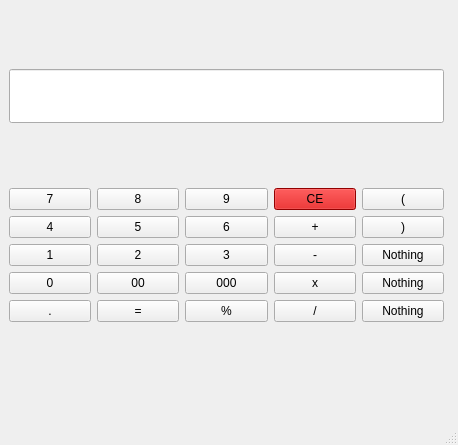
<?xml version="1.0" encoding="UTF-8"?>
<ui version="4.0">
 <class>MainWindow</class>
 <widget class="QMainWindow" name="MainWindow">
  <property name="geometry">
   <rect>
    <x>0</x>
    <y>0</y>
    <width>458</width>
    <height>445</height>
   </rect>
  </property>
  <property name="windowTitle">
   <string>Calculator</string>
  </property>
  <widget class="QWidget" name="centralwidget">
   <widget class="QWidget" name="verticalLayoutWidget">
    <property name="geometry">
     <rect>
      <x>9</x>
      <y>10</y>
      <width>435</width>
      <height>371</height>
     </rect>
    </property>
    <layout class="QVBoxLayout" name="verticalLayout">
     <item>
      <widget class="QLineEdit" name="lineEdit">
       <property name="font">
        <font>
         <pointsize>30</pointsize>
         <italic>false</italic>
        </font>
       </property>
       <property name="layoutDirection">
        <enum>Qt::RightToLeft</enum>
       </property>
       <property name="echoMode">
        <enum>QLineEdit::Normal</enum>
       </property>
      </widget>
     </item>
     <item>
      <layout class="QGridLayout" name="gridLayout">
       <item row="3" column="0">
        <widget class="QPushButton" name="btn_0">
         <property name="text">
          <string>0</string>
         </property>
        </widget>
       </item>
       <item row="4" column="3">
        <widget class="QPushButton" name="btn_div">
         <property name="text">
          <string> / </string>
         </property>
        </widget>
       </item>
       <item row="3" column="2">
        <widget class="QPushButton" name="btn_000">
         <property name="text">
          <string>000</string>
         </property>
        </widget>
       </item>
       <item row="1" column="1">
        <widget class="QPushButton" name="btn_5">
         <property name="text">
          <string>5</string>
         </property>
        </widget>
       </item>
       <item row="2" column="2">
        <widget class="QPushButton" name="btn_3">
         <property name="text">
          <string>3</string>
         </property>
        </widget>
       </item>
       <item row="3" column="1">
        <widget class="QPushButton" name="btn_00">
         <property name="text">
          <string>00</string>
         </property>
        </widget>
       </item>
       <item row="4" column="2">
        <widget class="QPushButton" name="btn_mod">
         <property name="text">
          <string> % </string>
         </property>
        </widget>
       </item>
       <item row="2" column="1">
        <widget class="QPushButton" name="btn_2">
         <property name="text">
          <string>2</string>
         </property>
        </widget>
       </item>
       <item row="0" column="2">
        <widget class="QPushButton" name="btn_9">
         <property name="text">
          <string>9</string>
         </property>
        </widget>
       </item>
       <item row="3" column="3">
        <widget class="QPushButton" name="btn_mult">
         <property name="text">
          <string> x </string>
         </property>
        </widget>
       </item>
       <item row="4" column="0">
        <widget class="QPushButton" name="btn_dot">
         <property name="text">
          <string>.</string>
         </property>
        </widget>
       </item>
       <item row="2" column="3">
        <widget class="QPushButton" name="btn_minus">
         <property name="text">
          <string> - </string>
         </property>
        </widget>
       </item>
       <item row="1" column="0">
        <widget class="QPushButton" name="btn_4">
         <property name="text">
          <string>4</string>
         </property>
        </widget>
       </item>
       <item row="1" column="3">
        <widget class="QPushButton" name="btn_plus">
         <property name="text">
          <string> + </string>
         </property>
        </widget>
       </item>
       <item row="0" column="3">
        <widget class="QPushButton" name="btn_cancel">
         <property name="palette">
          <palette>
           <active>
            <colorrole role="WindowText">
             <brush brushstyle="SolidPattern">
              <color alpha="255">
               <red>0</red>
               <green>0</green>
               <blue>0</blue>
              </color>
             </brush>
            </colorrole>
            <colorrole role="Button">
             <brush brushstyle="SolidPattern">
              <color alpha="255">
               <red>204</red>
               <green>0</green>
               <blue>0</blue>
              </color>
             </brush>
            </colorrole>
            <colorrole role="Light">
             <brush brushstyle="SolidPattern">
              <color alpha="255">
               <red>255</red>
               <green>51</green>
               <blue>51</blue>
              </color>
             </brush>
            </colorrole>
            <colorrole role="Midlight">
             <brush brushstyle="SolidPattern">
              <color alpha="255">
               <red>229</red>
               <green>25</green>
               <blue>25</blue>
              </color>
             </brush>
            </colorrole>
            <colorrole role="Dark">
             <brush brushstyle="SolidPattern">
              <color alpha="255">
               <red>102</red>
               <green>0</green>
               <blue>0</blue>
              </color>
             </brush>
            </colorrole>
            <colorrole role="Mid">
             <brush brushstyle="SolidPattern">
              <color alpha="255">
               <red>136</red>
               <green>0</green>
               <blue>0</blue>
              </color>
             </brush>
            </colorrole>
            <colorrole role="Text">
             <brush brushstyle="SolidPattern">
              <color alpha="255">
               <red>0</red>
               <green>0</green>
               <blue>0</blue>
              </color>
             </brush>
            </colorrole>
            <colorrole role="BrightText">
             <brush brushstyle="SolidPattern">
              <color alpha="255">
               <red>255</red>
               <green>255</green>
               <blue>255</blue>
              </color>
             </brush>
            </colorrole>
            <colorrole role="ButtonText">
             <brush brushstyle="SolidPattern">
              <color alpha="255">
               <red>0</red>
               <green>0</green>
               <blue>0</blue>
              </color>
             </brush>
            </colorrole>
            <colorrole role="Base">
             <brush brushstyle="SolidPattern">
              <color alpha="255">
               <red>255</red>
               <green>255</green>
               <blue>255</blue>
              </color>
             </brush>
            </colorrole>
            <colorrole role="Window">
             <brush brushstyle="SolidPattern">
              <color alpha="255">
               <red>204</red>
               <green>0</green>
               <blue>0</blue>
              </color>
             </brush>
            </colorrole>
            <colorrole role="Shadow">
             <brush brushstyle="SolidPattern">
              <color alpha="255">
               <red>0</red>
               <green>0</green>
               <blue>0</blue>
              </color>
             </brush>
            </colorrole>
            <colorrole role="AlternateBase">
             <brush brushstyle="SolidPattern">
              <color alpha="255">
               <red>229</red>
               <green>127</green>
               <blue>127</blue>
              </color>
             </brush>
            </colorrole>
            <colorrole role="ToolTipBase">
             <brush brushstyle="SolidPattern">
              <color alpha="255">
               <red>255</red>
               <green>255</green>
               <blue>220</blue>
              </color>
             </brush>
            </colorrole>
            <colorrole role="ToolTipText">
             <brush brushstyle="SolidPattern">
              <color alpha="255">
               <red>0</red>
               <green>0</green>
               <blue>0</blue>
              </color>
             </brush>
            </colorrole>
            <colorrole role="PlaceholderText">
             <brush brushstyle="SolidPattern">
              <color alpha="128">
               <red>0</red>
               <green>0</green>
               <blue>0</blue>
              </color>
             </brush>
            </colorrole>
           </active>
           <inactive>
            <colorrole role="WindowText">
             <brush brushstyle="SolidPattern">
              <color alpha="255">
               <red>0</red>
               <green>0</green>
               <blue>0</blue>
              </color>
             </brush>
            </colorrole>
            <colorrole role="Button">
             <brush brushstyle="SolidPattern">
              <color alpha="255">
               <red>204</red>
               <green>0</green>
               <blue>0</blue>
              </color>
             </brush>
            </colorrole>
            <colorrole role="Light">
             <brush brushstyle="SolidPattern">
              <color alpha="255">
               <red>255</red>
               <green>51</green>
               <blue>51</blue>
              </color>
             </brush>
            </colorrole>
            <colorrole role="Midlight">
             <brush brushstyle="SolidPattern">
              <color alpha="255">
               <red>229</red>
               <green>25</green>
               <blue>25</blue>
              </color>
             </brush>
            </colorrole>
            <colorrole role="Dark">
             <brush brushstyle="SolidPattern">
              <color alpha="255">
               <red>102</red>
               <green>0</green>
               <blue>0</blue>
              </color>
             </brush>
            </colorrole>
            <colorrole role="Mid">
             <brush brushstyle="SolidPattern">
              <color alpha="255">
               <red>136</red>
               <green>0</green>
               <blue>0</blue>
              </color>
             </brush>
            </colorrole>
            <colorrole role="Text">
             <brush brushstyle="SolidPattern">
              <color alpha="255">
               <red>0</red>
               <green>0</green>
               <blue>0</blue>
              </color>
             </brush>
            </colorrole>
            <colorrole role="BrightText">
             <brush brushstyle="SolidPattern">
              <color alpha="255">
               <red>255</red>
               <green>255</green>
               <blue>255</blue>
              </color>
             </brush>
            </colorrole>
            <colorrole role="ButtonText">
             <brush brushstyle="SolidPattern">
              <color alpha="255">
               <red>0</red>
               <green>0</green>
               <blue>0</blue>
              </color>
             </brush>
            </colorrole>
            <colorrole role="Base">
             <brush brushstyle="SolidPattern">
              <color alpha="255">
               <red>255</red>
               <green>255</green>
               <blue>255</blue>
              </color>
             </brush>
            </colorrole>
            <colorrole role="Window">
             <brush brushstyle="SolidPattern">
              <color alpha="255">
               <red>204</red>
               <green>0</green>
               <blue>0</blue>
              </color>
             </brush>
            </colorrole>
            <colorrole role="Shadow">
             <brush brushstyle="SolidPattern">
              <color alpha="255">
               <red>0</red>
               <green>0</green>
               <blue>0</blue>
              </color>
             </brush>
            </colorrole>
            <colorrole role="AlternateBase">
             <brush brushstyle="SolidPattern">
              <color alpha="255">
               <red>229</red>
               <green>127</green>
               <blue>127</blue>
              </color>
             </brush>
            </colorrole>
            <colorrole role="ToolTipBase">
             <brush brushstyle="SolidPattern">
              <color alpha="255">
               <red>255</red>
               <green>255</green>
               <blue>220</blue>
              </color>
             </brush>
            </colorrole>
            <colorrole role="ToolTipText">
             <brush brushstyle="SolidPattern">
              <color alpha="255">
               <red>0</red>
               <green>0</green>
               <blue>0</blue>
              </color>
             </brush>
            </colorrole>
            <colorrole role="PlaceholderText">
             <brush brushstyle="SolidPattern">
              <color alpha="128">
               <red>0</red>
               <green>0</green>
               <blue>0</blue>
              </color>
             </brush>
            </colorrole>
           </inactive>
           <disabled>
            <colorrole role="WindowText">
             <brush brushstyle="SolidPattern">
              <color alpha="255">
               <red>102</red>
               <green>0</green>
               <blue>0</blue>
              </color>
             </brush>
            </colorrole>
            <colorrole role="Button">
             <brush brushstyle="SolidPattern">
              <color alpha="255">
               <red>204</red>
               <green>0</green>
               <blue>0</blue>
              </color>
             </brush>
            </colorrole>
            <colorrole role="Light">
             <brush brushstyle="SolidPattern">
              <color alpha="255">
               <red>255</red>
               <green>51</green>
               <blue>51</blue>
              </color>
             </brush>
            </colorrole>
            <colorrole role="Midlight">
             <brush brushstyle="SolidPattern">
              <color alpha="255">
               <red>229</red>
               <green>25</green>
               <blue>25</blue>
              </color>
             </brush>
            </colorrole>
            <colorrole role="Dark">
             <brush brushstyle="SolidPattern">
              <color alpha="255">
               <red>102</red>
               <green>0</green>
               <blue>0</blue>
              </color>
             </brush>
            </colorrole>
            <colorrole role="Mid">
             <brush brushstyle="SolidPattern">
              <color alpha="255">
               <red>136</red>
               <green>0</green>
               <blue>0</blue>
              </color>
             </brush>
            </colorrole>
            <colorrole role="Text">
             <brush brushstyle="SolidPattern">
              <color alpha="255">
               <red>102</red>
               <green>0</green>
               <blue>0</blue>
              </color>
             </brush>
            </colorrole>
            <colorrole role="BrightText">
             <brush brushstyle="SolidPattern">
              <color alpha="255">
               <red>255</red>
               <green>255</green>
               <blue>255</blue>
              </color>
             </brush>
            </colorrole>
            <colorrole role="ButtonText">
             <brush brushstyle="SolidPattern">
              <color alpha="255">
               <red>102</red>
               <green>0</green>
               <blue>0</blue>
              </color>
             </brush>
            </colorrole>
            <colorrole role="Base">
             <brush brushstyle="SolidPattern">
              <color alpha="255">
               <red>204</red>
               <green>0</green>
               <blue>0</blue>
              </color>
             </brush>
            </colorrole>
            <colorrole role="Window">
             <brush brushstyle="SolidPattern">
              <color alpha="255">
               <red>204</red>
               <green>0</green>
               <blue>0</blue>
              </color>
             </brush>
            </colorrole>
            <colorrole role="Shadow">
             <brush brushstyle="SolidPattern">
              <color alpha="255">
               <red>0</red>
               <green>0</green>
               <blue>0</blue>
              </color>
             </brush>
            </colorrole>
            <colorrole role="AlternateBase">
             <brush brushstyle="SolidPattern">
              <color alpha="255">
               <red>204</red>
               <green>0</green>
               <blue>0</blue>
              </color>
             </brush>
            </colorrole>
            <colorrole role="ToolTipBase">
             <brush brushstyle="SolidPattern">
              <color alpha="255">
               <red>255</red>
               <green>255</green>
               <blue>220</blue>
              </color>
             </brush>
            </colorrole>
            <colorrole role="ToolTipText">
             <brush brushstyle="SolidPattern">
              <color alpha="255">
               <red>0</red>
               <green>0</green>
               <blue>0</blue>
              </color>
             </brush>
            </colorrole>
            <colorrole role="PlaceholderText">
             <brush brushstyle="SolidPattern">
              <color alpha="128">
               <red>0</red>
               <green>0</green>
               <blue>0</blue>
              </color>
             </brush>
            </colorrole>
           </disabled>
          </palette>
         </property>
         <property name="autoFillBackground">
          <bool>false</bool>
         </property>
         <property name="text">
          <string>CE</string>
         </property>
        </widget>
       </item>
       <item row="0" column="0">
        <widget class="QPushButton" name="btn_7">
         <property name="text">
          <string>7</string>
         </property>
        </widget>
       </item>
       <item row="2" column="0">
        <widget class="QPushButton" name="btn_1">
         <property name="text">
          <string>1</string>
         </property>
        </widget>
       </item>
       <item row="1" column="2">
        <widget class="QPushButton" name="btn_6">
         <property name="text">
          <string>6</string>
         </property>
        </widget>
       </item>
       <item row="4" column="1">
        <widget class="QPushButton" name="btn_eq">
         <property name="text">
          <string>=</string>
         </property>
        </widget>
       </item>
       <item row="0" column="1">
        <widget class="QPushButton" name="btn_8">
         <property name="text">
          <string>8</string>
         </property>
        </widget>
       </item>
       <item row="0" column="4">
        <widget class="QPushButton" name="open_bracket">
         <property name="text">
          <string>(</string>
         </property>
        </widget>
       </item>
       <item row="1" column="4">
        <widget class="QPushButton" name="closed_bracket">
         <property name="text">
          <string>)</string>
         </property>
        </widget>
       </item>
       <item row="2" column="4">
        <widget class="QPushButton" name="pushButton_3">
         <property name="text">
          <string>Nothing</string>
         </property>
        </widget>
       </item>
       <item row="3" column="4">
        <widget class="QPushButton" name="pushButton_4">
         <property name="text">
          <string>Nothing</string>
         </property>
        </widget>
       </item>
       <item row="4" column="4">
        <widget class="QPushButton" name="pushButton_5">
         <property name="text">
          <string>Nothing</string>
         </property>
        </widget>
       </item>
      </layout>
     </item>
    </layout>
   </widget>
  </widget>
  <widget class="QMenuBar" name="menubar">
   <property name="geometry">
    <rect>
     <x>0</x>
     <y>0</y>
     <width>458</width>
     <height>24</height>
    </rect>
   </property>
  </widget>
  <widget class="QStatusBar" name="statusbar"/>
 </widget>
 <resources/>
 <connections/>
</ui>
